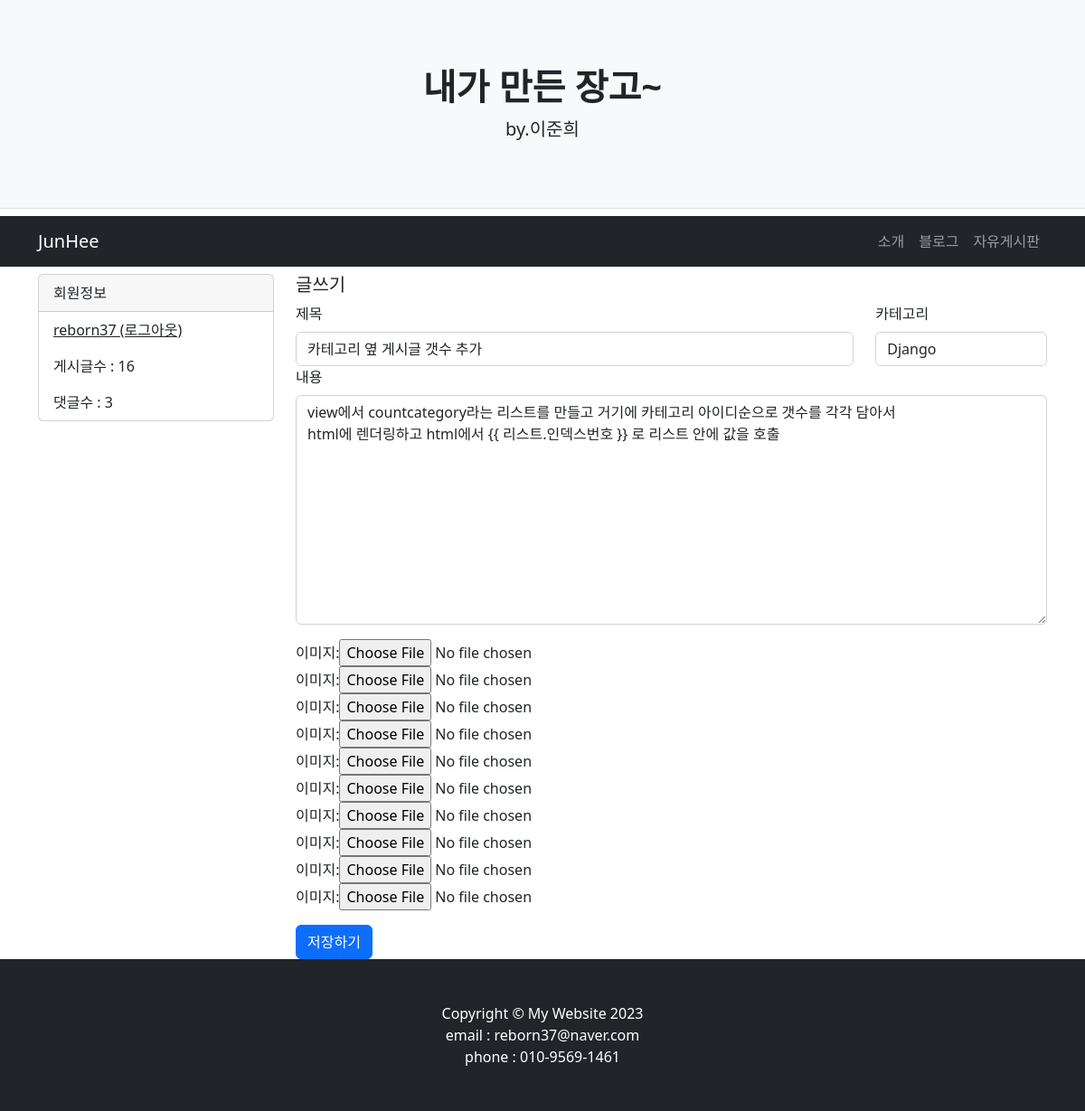
The app's page /blog/post/modify/35/ (signed in) with its own data.
### blog/models.py (models this page shows, shortened)
class Post(models.Model):
    id = models.AutoField(primary_key=True)
    title = models.CharField(max_length=200)
    author = models.ForeignKey(User, on_delete=models.CASCADE, related_name='author_question')
    content = models.TextField()
    create_date = models.DateTimeField()
    modify_date = models.DateTimeField(null=True, blank=True)
    click = models.IntegerField(null=True, default=0) # 클릭
    category = models.ForeignKey(Category,null=True,blank=True,on_delete=models.SET_NULL,related_name='blog_category')
    class Meta:
        db_table = 'post'

class Category(models.Model):
    name = models.CharField(max_length=50,unique=True)
    slug = models.SlugField(max_length=200,unique=True,allow_unicode=True)
    def __str__(self):
        return self.name
    class Meta:
        verbose_name_plural = "categories"

### blog/views.py (the view)
# urls.py: path('post/modify/<int:post_id>/', views.post_modify, name='post_modify'),
def post_modify(request, post_id):
    post = get_object_or_404(Post, pk=post_id)
    posts = countpost(request)
    comments = countcomment(request)
    ImageFormSet = modelformset_factory(PostImage,form=ImageForm,extra=10)
    if request.user != post.author:
        messages.error(request, '수정권한이 없습니다')
        return redirect('blog:detail', post_id=post.id)
    if request.method == "POST":
        postform = PostForm(request.POST, instance=post)
        formset = ImageFormSet(request.POST, request.FILES, queryset=PostImage.objects.none())
        if postform.is_valid():
            post_form = postform.save(commit=False)
            post_form.modify_date = timezone.now()  # 수정일시 저장
            post_form.save()
            for form in formset.cleaned_data:
                if form:
                    image = form['image']
                    photo = PostImage(post=post_form,image=image)
                    photo.save()
            return redirect('blog:detail',post_id=post.id)
    else:
        postform = PostForm(instance=post)
        formset = ImageFormSet(queryset=PostImage.objects.none()) # 이미지폼
    post_list = Post.objects.order_by('-create_date')
    countcategory = []
    for i in range(1,Category.objects.count()+1):
        countcategory.append(post_list.filter(category_id=i).count())
    context = {'postform':postform,'formset':formset,'posts':posts,'comments':comments,'countcategory':countcategory}
    return render(request, 'blog/post_form.html', context)

### blog/forms.py
class PostForm(forms.ModelForm):
    class Meta:
        model = Post # 사용할 모델
        fields = ['title','category','content'] # 폼에서 사용할 모델의 속성
        labels = {
            'title': _('제목'),
            'category':_('카테고리'),
            'content':_('내용'),
        }
        error_messages = {
            'Title': {
                'max_length': _("제목은 10자이내로 가능합니다."),
            },
        }

### blog/views.py (called while the page is built)
def countpost(request):
    if request.user in User.objects.all(): # 유저가 로그인하면
        postcount = Post.objects.filter(author_id=request.user).count() # Post모델에서 유저아이디랑 접속아이디가 같은 것들 갯수세기
        freepostcount = FreePost.objects.filter(author_id=request.user).count() # FreePost모델에서 유저아이디랑 접속아이디가 같은 것들 갯수세기
        return postcount+freepostcount # 블로그 작성글과 자유게시판 작성글 갯수의 합 계산

def countcomment(request):
    if request.user in User.objects.all():
        commentcount = Comment.objects.filter(author_id=request.user).count() # Comment모델에서 유저아이디랑 접속아이디가 같은 것들 갯수세기
        freecommentcount = FreeComment.objects.filter(author_id=request.user).count() # FreeComment모델에서 유저아이디랑 접속아이디가 같은 것들 갯수세기
        return commentcount+freecommentcount # 블로그 작성댓글과 자유게시판 작성댓글 갯수의 합 계산

### templates/blog/post_form.html (shortened to what this page needs)
{% extends 'base.html' %}
{% block content %}
<div class='container'>
    <div class='row'>
        {% include  "leftbox.html" %}
        <div class='col-lg-9'>
            <h5>글쓰기</h5>
            <form method="post" enctype="multipart/form-data">
                <div class='row'>
                    <div class="col-lg-9">
                        <label for="title" class="form-label">제목</label>
                        <input type="text" class="form-control" name="title" id="title"
                            value="{{ postform.title.value|default_if_none:'' }}">
                    </div>
                    <div class="col-lg-3">
                        <label for="category" class="form-label">카테고리</label>
                        <select class='form-control' name='category' id='category' value="{{ form.category.value|default_if_none:'Django'}}">
                            {% if postform.category %}
                            {% for category in postform.category %}
                            {{ category }}
                            {% endfor %}
                            {% endif %}
                        </select>
                    </div>
                </div>
                <div class="mb-3">
                    <label for="content" class="form-label">내용</label>
                    <textarea class="form-control" name="content"
                            id="content" rows="10">{{ postform.content.value|default_if_none:'' }}</textarea>
                </div>
                <div class="mb-3">
                    {% for form in formset %}
                        {{ form }}<br/>
                    {% endfor %}
                </div>
                {% if user.id == 1 %}
                <button type="submit" class="btn btn-primary">저장하기</button>
                {% else %}
                <h1>블로그 주인만 작성할 수 있습니다.</h1>
                {% endif %}
            </form>
        </div>
    </div>
</div>
{% endblock %}

### templates/leftbox.html
<div class="col-lg-3">
    <div class="card mb-4">
        <div class="card-header">회원정보</div>
        {% if user.is_authenticated %}
        <a class='card-body py-2' href="{% url 'common:logout' %}">{{ user.username }} (로그아웃)</a>
        <p class='card-body mb-0 py-2'>게시글수 : {{ posts }} </p>
        <p class='card-body mb-0 py-2'>댓글수 : {{ comments }} </p>
        {% else %}
        <div class='column py-3 text-center'>
            <a class='card-body' href="{% url 'common:login' %}">로그인</a>
            <a class='card-body' href="{% url 'common:signup' %}">회원가입</a>
        </div>
        {% endif %}
    </div>
</div>

### records on screen
Post: title "카테고리 옆 게시글 갯수 추가", category "Django", content "view에서 countcategory라는 리스트를 만들고 거기에 카테고리 아이디순으로 갯수를 각각 담아서 html에 렌더링하고 html에서 {{ 리스트.인덱스번호 }} 로 리스트 안에 값을 호출"

### other values on screen
{{ user.username }} "reborn37"
{{ posts }} "16"
{{ comments }} "3"
